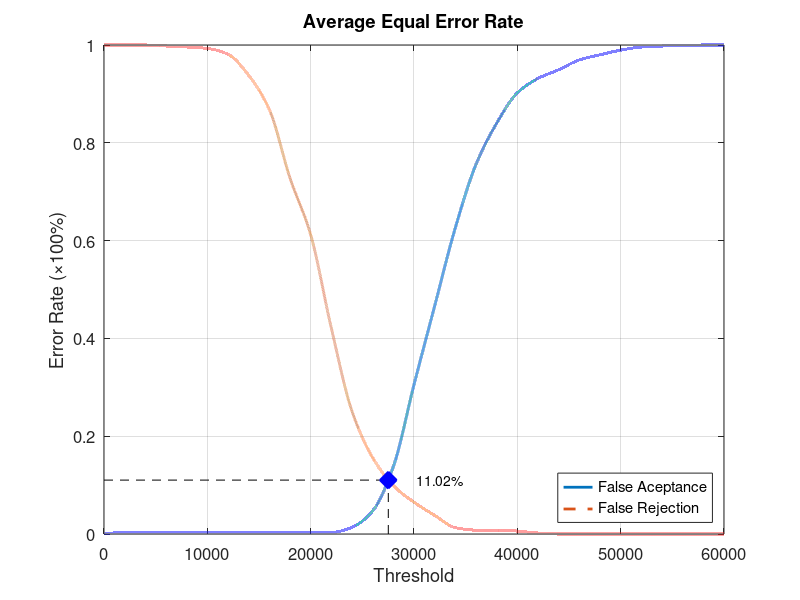
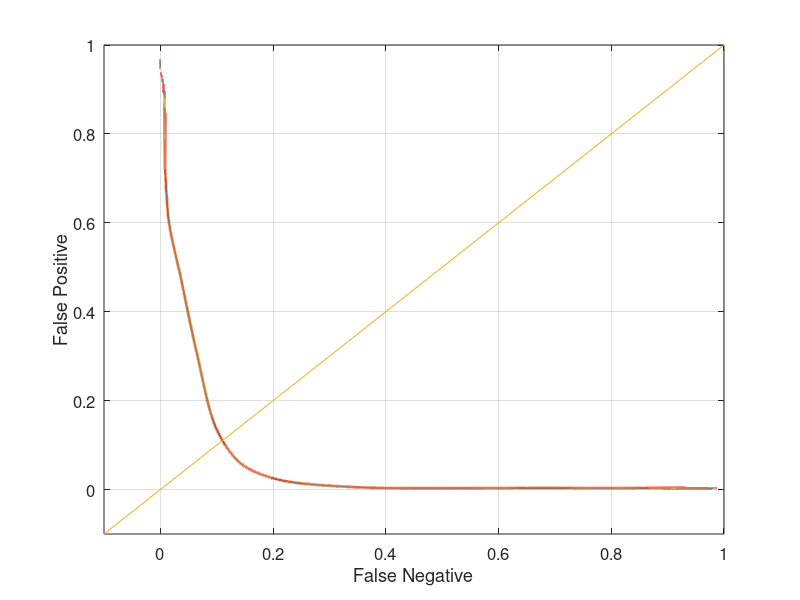

Reproduce these figures in MATLAB, in order.
function yEER = Database2Average
close all;
clear;
clc;
x = 0:2000:60000;
xq = 0:0.5:60000;

y0 = [0 0.0031579 0.0031579 0.0031579 0.0031579 0.0031579 0.0031579 0.0031579 0.0031579 0.0031579 0.0031579 0.0031579 0.0136842 0.0473684 0.137895 0.305263 0.466316 0.626316 0.75579 0.84 0.902105 0.931579 0.949474 0.969474 0.98 0.989474 0.99579 0.997895 0.998947 1 1];
yy0 = interp1(x, y0, xq, 'pchip');
y1 = [1 1 1 0.998 0.996 0.993 0.981 0.938 0.868 0.728 0.612 0.421 0.251 0.156 0.099 0.065 0.038 0.013 0.008 0.008 0.006 0.002 0 0 0 0 0 0 0 0 0];
yy1 = interp1(x, y1, xq, 'pchip');

% Calculating EER: 
y2 = abs(y0 - y1);
find(y2 == min(y2))
yy2 = abs(yy0 - yy1);
xEER = find(yy2 == min(yy2));
xEERIndex = xq(xEER) % X-axis EER
yEER = yy0(xEER) % Y-axis EER

main = figure
plot(xq, yy0,'-','LineWidth', 2);	hold on
plot(xq, yy1,'--','LineWidth', 2);	hold on
plot([xEERIndex xEERIndex], [0 yEER], 'k--');	hold on
plot([0 xEERIndex], [yEER yEER], 'k--');	hold on
plot(xEERIndex, yEER, 'bx', 'LineWidth', 10);	hold on
text(xEERIndex + 10 * xEERIndex / 100, yEER, [num2str(round((10000 * yEER)) / 100) '%'])
legend('False Aceptance', 'False Rejection', 'Location', 'SouthEast')
xlabel('Threshold')
ylabel('Error Rate (\times100%)')
title('Average Equal Error Rate')
set(gca, 'FontSize', 12)
axis([0 60000 0 1])
grid on

print(main, 'Database2AverageMain', '-dpng');
FNRxFPR = figure('Color', [1 1 1]);
plot(yy1, yy0, '-', yy1, yy0, 'LineWidth', 2);
hold on
y = -0.1:0.1:1
plot(y, y); 
set(gca, 'FontSize', 12)
xlabel('False Negative')
ylabel('False Positive')
axis([-0.1 1 -0.1 1])
set(gca, 'FontSize', 12)
grid on

print(FNRxFPR, 'Database2AverageFNRxFPR','-dpng');
end
